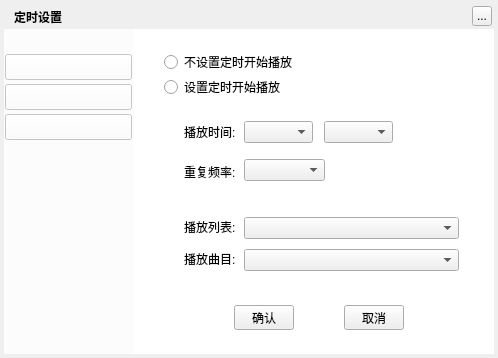
<?xml version="1.0" encoding="UTF-8"?>
<ui version="4.0">
 <class>MusicTimerWidget</class>
 <widget class="QWidget" name="MusicTimerWidget">
  <property name="geometry">
   <rect>
    <x>0</x>
    <y>0</y>
    <width>498</width>
    <height>358</height>
   </rect>
  </property>
  <property name="windowTitle">
   <string>定时设置</string>
  </property>
  <property name="styleSheet">
   <string notr="true"/>
  </property>
  <widget class="QLabel" name="background">
   <property name="geometry">
    <rect>
     <x>4</x>
     <y>4</y>
     <width>490</width>
     <height>350</height>
    </rect>
   </property>
   <property name="text">
    <string/>
   </property>
  </widget>
  <widget class="QLabel" name="topTitleName">
   <property name="geometry">
    <rect>
     <x>14</x>
     <y>4</y>
     <width>220</width>
     <height>25</height>
    </rect>
   </property>
   <property name="styleSheet">
    <string notr="true">color:&quot;#FFFFFF&quot;;font-weight:bold</string>
   </property>
   <property name="text">
    <string>定时设置</string>
   </property>
  </widget>
  <widget class="QToolButton" name="topTitleCloseButton">
   <property name="geometry">
    <rect>
     <x>472</x>
     <y>6</y>
     <width>20</width>
     <height>20</height>
    </rect>
   </property>
   <property name="text">
    <string>...</string>
   </property>
  </widget>
  <widget class="QStackedWidget" name="stackedWidget">
   <property name="geometry">
    <rect>
     <x>144</x>
     <y>29</y>
     <width>341</width>
     <height>261</height>
    </rect>
   </property>
   <property name="currentIndex">
    <number>0</number>
   </property>
   <widget class="QWidget" name="first">
    <widget class="QRadioButton" name="noSetRadioButton1">
     <property name="geometry">
      <rect>
       <x>20</x>
       <y>25</y>
       <width>141</width>
       <height>16</height>
      </rect>
     </property>
     <property name="text">
      <string>不设置定时开始播放</string>
     </property>
    </widget>
    <widget class="QRadioButton" name="setRadioButton1">
     <property name="geometry">
      <rect>
       <x>20</x>
       <y>50</y>
       <width>131</width>
       <height>16</height>
      </rect>
     </property>
     <property name="text">
      <string>设置定时开始播放</string>
     </property>
    </widget>
    <widget class="QComboBox" name="hourComboBox1">
     <property name="geometry">
      <rect>
       <x>100</x>
       <y>92</y>
       <width>69</width>
       <height>22</height>
      </rect>
     </property>
    </widget>
    <widget class="QComboBox" name="secComboBox1">
     <property name="geometry">
      <rect>
       <x>180</x>
       <y>92</y>
       <width>69</width>
       <height>22</height>
      </rect>
     </property>
    </widget>
    <widget class="QComboBox" name="repeatComboBox1">
     <property name="geometry">
      <rect>
       <x>100</x>
       <y>130</y>
       <width>81</width>
       <height>22</height>
      </rect>
     </property>
    </widget>
    <widget class="QLabel" name="label_F">
     <property name="geometry">
      <rect>
       <x>40</x>
       <y>95</y>
       <width>51</width>
       <height>16</height>
      </rect>
     </property>
     <property name="text">
      <string>播放时间:</string>
     </property>
    </widget>
    <widget class="QLabel" name="label_F2">
     <property name="geometry">
      <rect>
       <x>40</x>
       <y>135</y>
       <width>51</width>
       <height>16</height>
      </rect>
     </property>
     <property name="text">
      <string>重复频率:</string>
     </property>
    </widget>
    <widget class="QLabel" name="label_F3">
     <property name="geometry">
      <rect>
       <x>40</x>
       <y>190</y>
       <width>51</width>
       <height>16</height>
      </rect>
     </property>
     <property name="text">
      <string>播放列表:</string>
     </property>
    </widget>
    <widget class="QLabel" name="label_F4">
     <property name="geometry">
      <rect>
       <x>40</x>
       <y>222</y>
       <width>51</width>
       <height>16</height>
      </rect>
     </property>
     <property name="text">
      <string>播放曲目:</string>
     </property>
    </widget>
    <widget class="QComboBox" name="plistComboBox">
     <property name="geometry">
      <rect>
       <x>100</x>
       <y>188</y>
       <width>215</width>
       <height>22</height>
      </rect>
     </property>
    </widget>
    <widget class="QComboBox" name="psongComboBox">
     <property name="geometry">
      <rect>
       <x>100</x>
       <y>220</y>
       <width>215</width>
       <height>22</height>
      </rect>
     </property>
    </widget>
   </widget>
   <widget class="QWidget" name="second">
    <widget class="QRadioButton" name="noSetRadioButton2">
     <property name="geometry">
      <rect>
       <x>20</x>
       <y>25</y>
       <width>141</width>
       <height>16</height>
      </rect>
     </property>
     <property name="text">
      <string>不设置定时停止播放</string>
     </property>
    </widget>
    <widget class="QRadioButton" name="setRadioButton2">
     <property name="geometry">
      <rect>
       <x>20</x>
       <y>50</y>
       <width>131</width>
       <height>16</height>
      </rect>
     </property>
     <property name="text">
      <string>设置定时停止播放</string>
     </property>
    </widget>
    <widget class="QComboBox" name="hourComboBox2">
     <property name="geometry">
      <rect>
       <x>100</x>
       <y>92</y>
       <width>69</width>
       <height>22</height>
      </rect>
     </property>
    </widget>
    <widget class="QComboBox" name="secComboBox2">
     <property name="geometry">
      <rect>
       <x>180</x>
       <y>92</y>
       <width>69</width>
       <height>22</height>
      </rect>
     </property>
    </widget>
    <widget class="QComboBox" name="repeatComboBox2">
     <property name="geometry">
      <rect>
       <x>100</x>
       <y>130</y>
       <width>81</width>
       <height>22</height>
      </rect>
     </property>
    </widget>
    <widget class="QLabel" name="label_S">
     <property name="geometry">
      <rect>
       <x>40</x>
       <y>95</y>
       <width>51</width>
       <height>16</height>
      </rect>
     </property>
     <property name="text">
      <string>停止时间:</string>
     </property>
    </widget>
    <widget class="QLabel" name="label_S2">
     <property name="geometry">
      <rect>
       <x>40</x>
       <y>135</y>
       <width>51</width>
       <height>16</height>
      </rect>
     </property>
     <property name="text">
      <string>重复频率:</string>
     </property>
    </widget>
   </widget>
   <widget class="QWidget" name="third">
    <widget class="QRadioButton" name="noSetRadioButton3">
     <property name="geometry">
      <rect>
       <x>20</x>
       <y>25</y>
       <width>141</width>
       <height>16</height>
      </rect>
     </property>
     <property name="text">
      <string>不设置定时关机</string>
     </property>
    </widget>
    <widget class="QRadioButton" name="setRadioButton3">
     <property name="geometry">
      <rect>
       <x>20</x>
       <y>50</y>
       <width>131</width>
       <height>16</height>
      </rect>
     </property>
     <property name="text">
      <string>设置定时关机</string>
     </property>
    </widget>
    <widget class="QComboBox" name="hourComboBox3">
     <property name="geometry">
      <rect>
       <x>100</x>
       <y>92</y>
       <width>69</width>
       <height>22</height>
      </rect>
     </property>
    </widget>
    <widget class="QComboBox" name="secComboBox3">
     <property name="geometry">
      <rect>
       <x>180</x>
       <y>92</y>
       <width>69</width>
       <height>22</height>
      </rect>
     </property>
    </widget>
    <widget class="QComboBox" name="repeatComboBox3">
     <property name="geometry">
      <rect>
       <x>100</x>
       <y>130</y>
       <width>81</width>
       <height>22</height>
      </rect>
     </property>
    </widget>
    <widget class="QLabel" name="label_T">
     <property name="geometry">
      <rect>
       <x>40</x>
       <y>95</y>
       <width>51</width>
       <height>16</height>
      </rect>
     </property>
     <property name="text">
      <string>关机时间:</string>
     </property>
    </widget>
    <widget class="QLabel" name="label_T2">
     <property name="geometry">
      <rect>
       <x>40</x>
       <y>135</y>
       <width>51</width>
       <height>16</height>
      </rect>
     </property>
     <property name="text">
      <string>重复频率:</string>
     </property>
    </widget>
   </widget>
  </widget>
  <widget class="QWidget" name="backgroundMask1" native="true">
   <property name="geometry">
    <rect>
     <x>4</x>
     <y>29</y>
     <width>130</width>
     <height>325</height>
    </rect>
   </property>
   <property name="styleSheet">
    <string notr="true">background:rgba(255,255,255,200)</string>
   </property>
   <widget class="QPushButton" name="timerToPlay">
    <property name="geometry">
     <rect>
      <x>1</x>
      <y>25</y>
      <width>127</width>
      <height>26</height>
     </rect>
    </property>
    <property name="text">
     <string/>
    </property>
   </widget>
   <widget class="QPushButton" name="timerToStop">
    <property name="geometry">
     <rect>
      <x>1</x>
      <y>55</y>
      <width>127</width>
      <height>26</height>
     </rect>
    </property>
    <property name="text">
     <string/>
    </property>
   </widget>
   <widget class="QPushButton" name="timerToShutdown">
    <property name="geometry">
     <rect>
      <x>1</x>
      <y>85</y>
      <width>127</width>
      <height>26</height>
     </rect>
    </property>
    <property name="text">
     <string/>
    </property>
   </widget>
  </widget>
  <widget class="QPushButton" name="confirm">
   <property name="geometry">
    <rect>
     <x>234</x>
     <y>305</y>
     <width>60</width>
     <height>25</height>
    </rect>
   </property>
   <property name="text">
    <string>确认</string>
   </property>
  </widget>
  <widget class="QPushButton" name="cancel">
   <property name="geometry">
    <rect>
     <x>344</x>
     <y>305</y>
     <width>60</width>
     <height>25</height>
    </rect>
   </property>
   <property name="text">
    <string>取消</string>
   </property>
  </widget>
  <widget class="QWidget" name="backgroundMask2" native="true">
   <property name="geometry">
    <rect>
     <x>134</x>
     <y>29</y>
     <width>360</width>
     <height>325</height>
    </rect>
   </property>
   <property name="styleSheet">
    <string notr="true">background:white;</string>
   </property>
  </widget>
  <zorder>background</zorder>
  <zorder>backgroundMask2</zorder>
  <zorder>topTitleName</zorder>
  <zorder>topTitleCloseButton</zorder>
  <zorder>stackedWidget</zorder>
  <zorder>backgroundMask1</zorder>
  <zorder>confirm</zorder>
  <zorder>cancel</zorder>
 </widget>
 <resources/>
 <connections/>
</ui>
